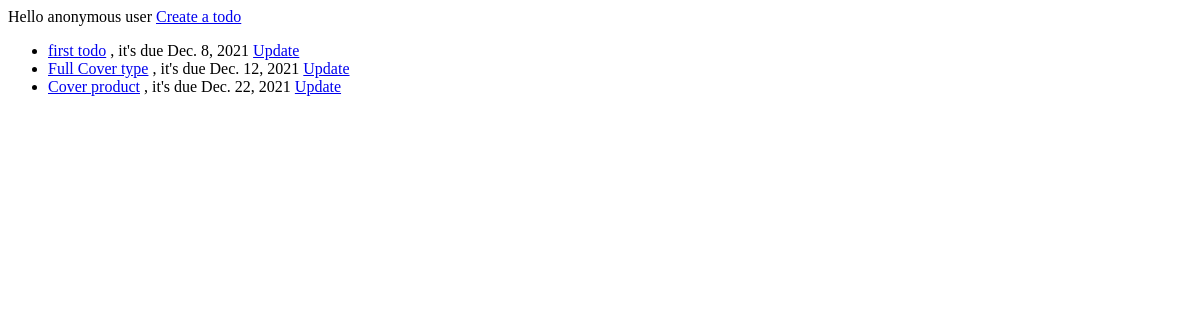
Before: / with the older database file.
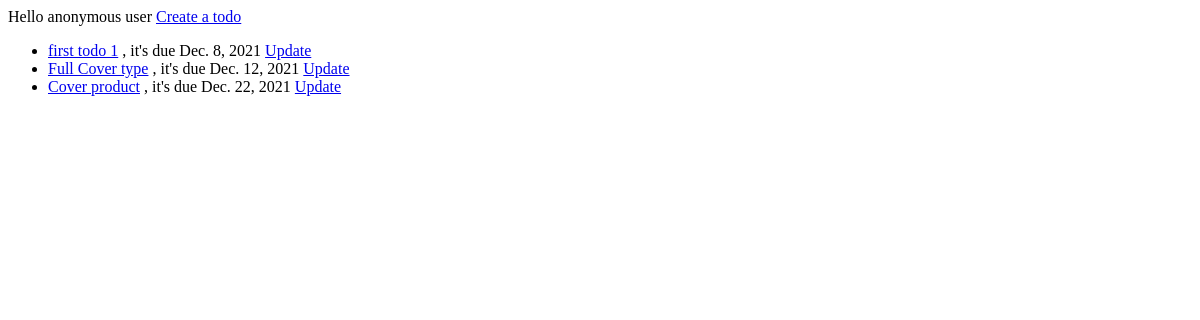
After: the same page with the newer database file.
### todo/models.py (models this page shows, shortened)
class Todo(models.Model):
    name = models.CharField(max_length=100)
    due_date = models.DateField()

### todo/views.py (the view)
# urls.py: path("", todo_list),
def todo_list(request):
    todos = Todo.objects.all()
    context = {"todo_list": todos}
    return render(request, "todo/todo_list.html", context)

### todo/templates/todo/todo_list.html (shortened to what this page needs)
<!DOCTYPE html>
<html lang="en">
<head>
</head>
<body>
  {% if request.user.is_authorized %}
    Hello {{ request.user.username }}
  {% else %}
    Hello anonymous user
  {% endif %}
  <a href="/create">Create a todo</a>
  <ul>
  {% for todo in todo_list %}
    <li>
      <a href="/{{ todo.id }}"> {{todo.name}}</a>
      , it's due {{todo.due_date}}
      <a href="/{{todo.id}}/update">Update</a>
    </li>
  {% endfor %}
</ul>
</body>
</html>

Changed rows visible on the page:
changed Todo: name "first todo" → "first todo 1"
